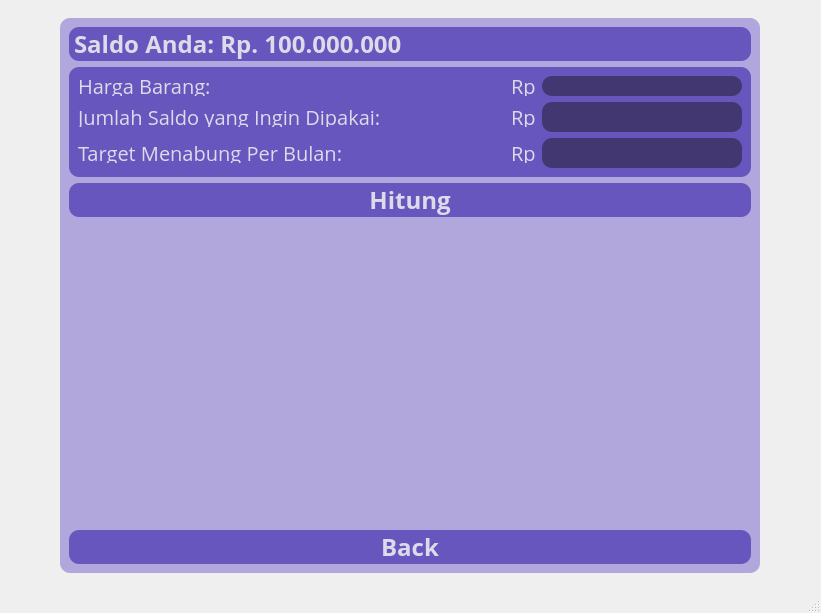
<?xml version="1.0" encoding="UTF-8"?>
<ui version="4.0">
 <class>CalculatorWindow</class>
 <widget class="QMainWindow" name="CalculatorWindow">
  <property name="geometry">
   <rect>
    <x>0</x>
    <y>0</y>
    <width>821</width>
    <height>613</height>
   </rect>
  </property>
  <property name="sizePolicy">
   <sizepolicy hsizetype="Fixed" vsizetype="Fixed">
    <horstretch>0</horstretch>
    <verstretch>0</verstretch>
   </sizepolicy>
  </property>
  <property name="windowTitle">
   <string>MainWindow</string>
  </property>
  <widget class="QWidget" name="centralwidget">
   <layout class="QGridLayout" name="gridLayout">
    <item row="0" column="0">
     <widget class="QWidget" name="widget" native="true">
      <property name="minimumSize">
       <size>
        <width>0</width>
        <height>0</height>
       </size>
      </property>
      <layout class="QGridLayout" name="gridLayout_2">
       <item row="0" column="0">
        <widget class="QFrame" name="frame">
         <property name="minimumSize">
          <size>
           <width>450</width>
           <height>450</height>
          </size>
         </property>
         <property name="maximumSize">
          <size>
           <width>700</width>
           <height>700</height>
          </size>
         </property>
         <property name="styleSheet">
          <string notr="true">background-color: #b2a7dd;
border-radius: 10px;</string>
         </property>
         <property name="frameShape">
          <enum>QFrame::StyledPanel</enum>
         </property>
         <property name="frameShadow">
          <enum>QFrame::Raised</enum>
         </property>
         <layout class="QVBoxLayout" name="verticalLayout_3">
          <item>
           <widget class="QLabel" name="label">
            <property name="maximumSize">
             <size>
              <width>16777215</width>
              <height>50</height>
             </size>
            </property>
            <property name="font">
             <font>
              <family>Open Sans</family>
              <pointsize>18</pointsize>
              <weight>75</weight>
              <bold>true</bold>
             </font>
            </property>
            <property name="styleSheet">
             <string notr="true">background-color: #6656be;
color: #dddbe9;
border-radius: 10px;</string>
            </property>
            <property name="text">
             <string>Saldo Anda: Rp. 100.000.000</string>
            </property>
            <property name="margin">
             <number>5</number>
            </property>
            <property name="indent">
             <number>5</number>
            </property>
           </widget>
          </item>
          <item>
           <widget class="QFrame" name="">
            <property name="minimumSize">
             <size>
              <width>0</width>
              <height>100</height>
             </size>
            </property>
            <property name="styleSheet">
             <string notr="true">background-color: #6656be;</string>
            </property>
            <layout class="QVBoxLayout" name="verticalLayout">
             <item>
              <layout class="QHBoxLayout" name="horizontalLayout">
               <item>
                <widget class="QLabel" name="label_3">
                 <property name="sizePolicy">
                  <sizepolicy hsizetype="Preferred" vsizetype="Preferred">
                   <horstretch>14</horstretch>
                   <verstretch>0</verstretch>
                  </sizepolicy>
                 </property>
                 <property name="maximumSize">
                  <size>
                   <width>16777215</width>
                   <height>20</height>
                  </size>
                 </property>
                 <property name="font">
                  <font>
                   <family>Open Sans</family>
                   <pointsize>15</pointsize>
                  </font>
                 </property>
                 <property name="styleSheet">
                  <string notr="true">color: #dddbe9</string>
                 </property>
                 <property name="text">
                  <string>Harga Barang:</string>
                 </property>
                </widget>
               </item>
               <item>
                <spacer name="horizontalSpacer_2">
                 <property name="orientation">
                  <enum>Qt::Horizontal</enum>
                 </property>
                 <property name="sizeHint" stdset="0">
                  <size>
                   <width>40</width>
                   <height>20</height>
                  </size>
                 </property>
                </spacer>
               </item>
               <item>
                <widget class="QLabel" name="label_7">
                 <property name="minimumSize">
                  <size>
                   <width>25</width>
                   <height>0</height>
                  </size>
                 </property>
                 <property name="maximumSize">
                  <size>
                   <width>20</width>
                   <height>20</height>
                  </size>
                 </property>
                 <property name="font">
                  <font>
                   <family>Open Sans</family>
                   <pointsize>15</pointsize>
                  </font>
                 </property>
                 <property name="styleSheet">
                  <string notr="true">color: #dddbe9</string>
                 </property>
                 <property name="text">
                  <string>Rp.</string>
                 </property>
                </widget>
               </item>
               <item>
                <widget class="QLineEdit" name="harga_barang">
                 <property name="minimumSize">
                  <size>
                   <width>200</width>
                   <height>0</height>
                  </size>
                 </property>
                 <property name="maximumSize">
                  <size>
                   <width>200</width>
                   <height>20</height>
                  </size>
                 </property>
                 <property name="font">
                  <font>
                   <family>Open Sans</family>
                   <pointsize>15</pointsize>
                  </font>
                 </property>
                 <property name="styleSheet">
                  <string notr="true">background-color: #433771;
text-indent: 50px;
color: #dddbe9;</string>
                 </property>
                 <property name="text">
                  <string/>
                 </property>
                </widget>
               </item>
              </layout>
             </item>
             <item>
              <layout class="QHBoxLayout" name="horizontalLayout_2">
               <item>
                <widget class="QLabel" name="label_2">
                 <property name="maximumSize">
                  <size>
                   <width>16777215</width>
                   <height>20</height>
                  </size>
                 </property>
                 <property name="font">
                  <font>
                   <family>Open Sans</family>
                   <pointsize>15</pointsize>
                  </font>
                 </property>
                 <property name="styleSheet">
                  <string notr="true">color: #dddbe9</string>
                 </property>
                 <property name="text">
                  <string>Jumlah Saldo yang Ingin Dipakai:</string>
                 </property>
                </widget>
               </item>
               <item>
                <spacer name="horizontalSpacer">
                 <property name="orientation">
                  <enum>Qt::Horizontal</enum>
                 </property>
                 <property name="sizeHint" stdset="0">
                  <size>
                   <width>40</width>
                   <height>20</height>
                  </size>
                 </property>
                </spacer>
               </item>
               <item>
                <widget class="QLabel" name="label_6">
                 <property name="minimumSize">
                  <size>
                   <width>25</width>
                   <height>0</height>
                  </size>
                 </property>
                 <property name="maximumSize">
                  <size>
                   <width>20</width>
                   <height>20</height>
                  </size>
                 </property>
                 <property name="font">
                  <font>
                   <family>Open Sans</family>
                   <pointsize>15</pointsize>
                  </font>
                 </property>
                 <property name="styleSheet">
                  <string notr="true">color: #dddbe9</string>
                 </property>
                 <property name="text">
                  <string>Rp.</string>
                 </property>
                </widget>
               </item>
               <item>
                <widget class="QLineEdit" name="from_savings">
                 <property name="sizePolicy">
                  <sizepolicy hsizetype="Fixed" vsizetype="Fixed">
                   <horstretch>0</horstretch>
                   <verstretch>0</verstretch>
                  </sizepolicy>
                 </property>
                 <property name="minimumSize">
                  <size>
                   <width>200</width>
                   <height>0</height>
                  </size>
                 </property>
                 <property name="font">
                  <font>
                   <family>Open Sans</family>
                   <pointsize>15</pointsize>
                  </font>
                 </property>
                 <property name="styleSheet">
                  <string notr="true">background-color: #433771;
text-indent: 50px;
color: #dddbe9;</string>
                 </property>
                 <property name="text">
                  <string/>
                 </property>
                </widget>
               </item>
              </layout>
             </item>
             <item>
              <layout class="QHBoxLayout" name="horizontalLayout_3">
               <item>
                <widget class="QLabel" name="label_5">
                 <property name="minimumSize">
                  <size>
                   <width>0</width>
                   <height>0</height>
                  </size>
                 </property>
                 <property name="maximumSize">
                  <size>
                   <width>300</width>
                   <height>20</height>
                  </size>
                 </property>
                 <property name="font">
                  <font>
                   <family>Open Sans</family>
                   <pointsize>15</pointsize>
                  </font>
                 </property>
                 <property name="styleSheet">
                  <string notr="true">color: #dddbe9</string>
                 </property>
                 <property name="text">
                  <string>Target Menabung Per Bulan:</string>
                 </property>
                </widget>
               </item>
               <item>
                <spacer name="horizontalSpacer_4">
                 <property name="orientation">
                  <enum>Qt::Horizontal</enum>
                 </property>
                 <property name="sizeHint" stdset="0">
                  <size>
                   <width>40</width>
                   <height>20</height>
                  </size>
                 </property>
                </spacer>
               </item>
               <item>
                <widget class="QLabel" name="label_4">
                 <property name="minimumSize">
                  <size>
                   <width>25</width>
                   <height>0</height>
                  </size>
                 </property>
                 <property name="maximumSize">
                  <size>
                   <width>20</width>
                   <height>20</height>
                  </size>
                 </property>
                 <property name="font">
                  <font>
                   <family>Open Sans</family>
                   <pointsize>15</pointsize>
                  </font>
                 </property>
                 <property name="styleSheet">
                  <string notr="true">color: #dddbe9</string>
                 </property>
                 <property name="text">
                  <string>Rp.</string>
                 </property>
                </widget>
               </item>
               <item>
                <widget class="QLineEdit" name="target_perbulan">
                 <property name="sizePolicy">
                  <sizepolicy hsizetype="Fixed" vsizetype="Fixed">
                   <horstretch>0</horstretch>
                   <verstretch>0</verstretch>
                  </sizepolicy>
                 </property>
                 <property name="minimumSize">
                  <size>
                   <width>200</width>
                   <height>0</height>
                  </size>
                 </property>
                 <property name="font">
                  <font>
                   <family>Open Sans</family>
                   <pointsize>15</pointsize>
                  </font>
                 </property>
                 <property name="autoFillBackground">
                  <bool>false</bool>
                 </property>
                 <property name="styleSheet">
                  <string notr="true">background-color: #433771;

color: #dddbe9;</string>
                 </property>
                 <property name="inputMask">
                  <string notr="true"/>
                 </property>
                 <property name="text">
                  <string/>
                 </property>
                 <property name="frame">
                  <bool>true</bool>
                 </property>
                 <property name="alignment">
                  <set>Qt::AlignLeading|Qt::AlignLeft|Qt::AlignVCenter</set>
                 </property>
                 <property name="readOnly">
                  <bool>false</bool>
                 </property>
                </widget>
               </item>
              </layout>
             </item>
            </layout>
           </widget>
          </item>
          <item>
           <widget class="QPushButton" name="calculateButton">
            <property name="font">
             <font>
              <family>Open Sans</family>
              <pointsize>18</pointsize>
              <weight>75</weight>
              <italic>false</italic>
              <bold>true</bold>
             </font>
            </property>
            <property name="cursor">
             <cursorShape>PointingHandCursor</cursorShape>
            </property>
            <property name="styleSheet">
             <string notr="true">font: 18pt &quot;Open Sans&quot;;
font-weight: bold;
background-color: #6656be;
color: #dddbe9;</string>
            </property>
            <property name="text">
             <string>Hitung</string>
            </property>
           </widget>
          </item>
          <item>
           <widget class="QFrame" name="bottomFrame">
            <property name="styleSheet">
             <string notr="true"/>
            </property>
            <layout class="QVBoxLayout" name="verticalLayout_2">
             <item>
              <widget class="QLabel" name="target_hitung">
               <property name="font">
                <font>
                 <family>Open Sans</family>
                 <pointsize>15</pointsize>
                 <weight>75</weight>
                 <bold>true</bold>
                </font>
               </property>
               <property name="styleSheet">
                <string notr="true">color: #dddbe9</string>
               </property>
               <property name="text">
                <string/>
               </property>
              </widget>
             </item>
             <item>
              <widget class="QLabel" name="lower_target">
               <property name="font">
                <font>
                 <family>Open Sans</family>
                 <pointsize>15</pointsize>
                 <weight>75</weight>
                 <bold>true</bold>
                </font>
               </property>
               <property name="styleSheet">
                <string notr="true">color: #dddbe9</string>
               </property>
               <property name="text">
                <string/>
               </property>
              </widget>
             </item>
             <item>
              <widget class="QLabel" name="upper_target">
               <property name="font">
                <font>
                 <family>Open Sans</family>
                 <pointsize>15</pointsize>
                 <weight>75</weight>
                 <bold>true</bold>
                </font>
               </property>
               <property name="styleSheet">
                <string notr="true">color: #dddbe9</string>
               </property>
               <property name="text">
                <string/>
               </property>
              </widget>
             </item>
             <item>
              <widget class="QLabel" name="prediction_target">
               <property name="font">
                <font>
                 <family>Open Sans</family>
                 <pointsize>15</pointsize>
                 <weight>75</weight>
                 <bold>true</bold>
                </font>
               </property>
               <property name="styleSheet">
                <string notr="true">color: #dddbe9</string>
               </property>
               <property name="text">
                <string/>
               </property>
              </widget>
             </item>
            </layout>
           </widget>
          </item>
          <item>
           <spacer name="verticalSpacer">
            <property name="orientation">
             <enum>Qt::Vertical</enum>
            </property>
            <property name="sizeHint" stdset="0">
             <size>
              <width>20</width>
              <height>40</height>
             </size>
            </property>
           </spacer>
          </item>
          <item>
           <widget class="QPushButton" name="backButton">
            <property name="font">
             <font>
              <family>Open Sans</family>
              <pointsize>18</pointsize>
              <weight>75</weight>
              <italic>false</italic>
              <bold>true</bold>
             </font>
            </property>
            <property name="cursor">
             <cursorShape>PointingHandCursor</cursorShape>
            </property>
            <property name="styleSheet">
             <string notr="true">font: 18pt &quot;Open Sans&quot;;
font-weight: bold;
background-color: #6656be;
color: #dddbe9;</string>
            </property>
            <property name="text">
             <string>Back</string>
            </property>
           </widget>
          </item>
         </layout>
        </widget>
       </item>
      </layout>
     </widget>
    </item>
   </layout>
  </widget>
  <widget class="QStatusBar" name="statusbar"/>
 </widget>
 <resources/>
 <connections/>
</ui>
